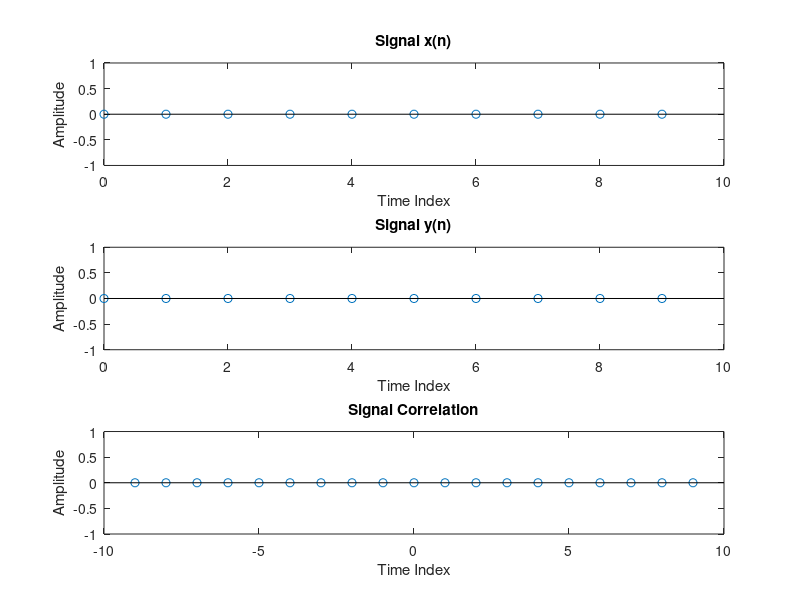

Write MATLAB code to recreate this figure.
% Correlation
clear all;
close all;
clc;
ph1 = 0;
ph2 = 0;
n = [0:9];

% x 

org_x = 1;
x = sin(2 * pi * 0.1 * n * ph1);
nx = [0:length(x)-1] - org_x + 1;

% y 

org_y = 1;
y = sin(2 * pi * 0.1 * n * ph1);
ny = [0:length(y)-1] - org_y + 1;

%  Autocorrelatron

rxy = xcorr(x,y);
nxy = [nx(1)-ny(end): nx(end)-ny(1)];
[maxR indR] = max(rxy);

% Display max Value in autocorrelation 

disp(["The maximum value is at lag", num2str(nxy(indR)) "."]);
 
figure
subplot(3,1,1);
stem(nx,x);
xlabel("Time Index");
ylabel("Amplitude");
title("Signal x(n)");

subplot(3,1,2);
stem(ny,y);
xlabel("Time Index");
ylabel("Amplitude");
title("Signal y(n)");

subplot(3,1,3);
stem(nxy,rxy);
xlabel("Time Index");
ylabel("Amplitude");
title("Signal Correlation");
